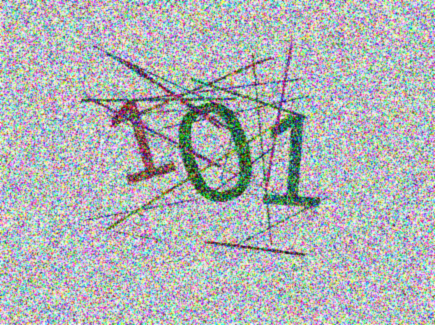
%> input picture images/captcha_01.png, 435 x 325 px
$ octave main.m   (GNU Octave 9; MATLAB toolbox functions it lacks are replaced by stand-ins)
%> lines starting %> are read from the running program, lines starting %| are printed output that depends on the picture; in (x1, y1, x2, y2) boxes, pixels count from 0 and x2, y2 are one past the last pixel; in counts of white or black regions, pixels touching at a corner belong together; the program's own positions count from 1
%> further down, I is the input picture: size 325x435x3 uint8; mean R, G, B 175.2, 179.2, 181.2
### denoise.m
function processed_image = denoise(I)

    % Apply grayscale
    I1 = rgb2gray(I);
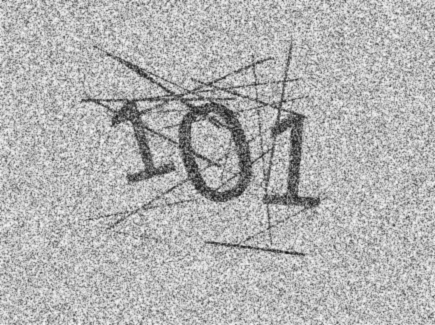
%> I1: size 325x435 uint8; min 17, max 252, mean 178.2

    % Apply median filter
    I2 = medfilt2(I1,[7 7]);
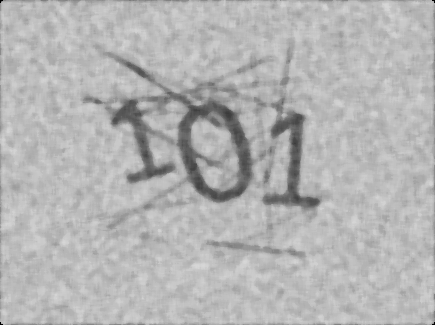
%> I2: size 325x435 uint8; min 0, max 215, mean 180.2

    % Apply gaussian filter
    I3 = imgaussfilt(I2,2);

    % Binarize image
    I4 = ~im2bw(I3,graythresh(I3));
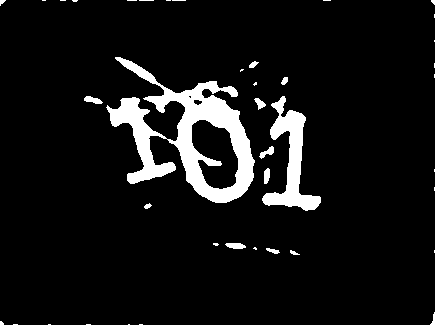
%> I4: size 325x435 logical; 7.5% white; 40 white regions (26 under 20 px), largest, box (x1, y1, x2, y2) and area: (106, 57, 255, 203) 7452, (262, 96, 321, 211) 2321, (225, 243, 246, 249) 98
    %I4 = imbinarize(I3,graythresh(I3));

    % Apply erode
    I5 = imerode(I4, strel('disk',5));
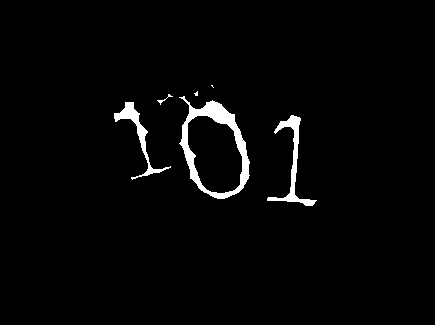
%> I5: size 325x435 logical; 2.4% white; 6 white regions (2 under 20 px), largest, box (x1, y1, x2, y2) and area: (179, 96, 250, 199) 1846, (267, 115, 317, 206) 797, (114, 102, 171, 180) 676, (157, 94, 173, 105) 32

    % Remove small regions less than 500 pixels
    I6 = bwareaopen(I5, 500);
%> I6: size 325x435 logical; 2.3% white; 3 white regions, box (x1, y1, x2, y2) and area: (179, 96, 250, 199) 1846, (267, 115, 317, 206) 797, (114, 102, 171, 180) 676

    % Apply dilate
    I7 = imdilate(I6, strel('square',4));
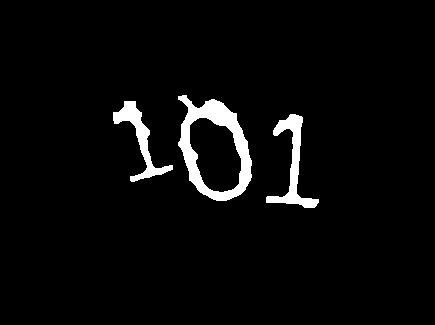
%> I7: size 325x435 logical; 3.8% white; 3 white regions, box (x1, y1, x2, y2) and area: (178, 95, 252, 201) 2827, (266, 114, 319, 208) 1334, (113, 101, 173, 182) 1171
    processed_image = I7;
end

### main.m
I = imread("images\captcha_01.png");

denoised_image = denoise(I);

imshow(denoised_image);
